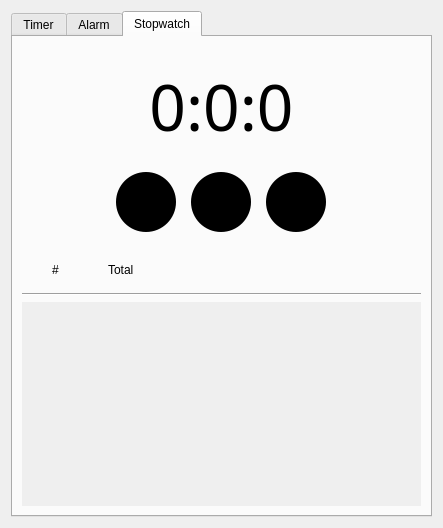
<?xml version="1.0" encoding="UTF-8"?>
<ui version="4.0">
 <class>MainWin</class>
 <widget class="QWidget" name="MainWin">
  <property name="geometry">
   <rect>
    <x>0</x>
    <y>0</y>
    <width>443</width>
    <height>528</height>
   </rect>
  </property>
  <property name="windowTitle">
   <string>Alarms and Clock</string>
  </property>
  <property name="autoFillBackground">
   <bool>false</bool>
  </property>
  <property name="styleSheet">
   <string notr="true"/>
  </property>
  <layout class="QGridLayout" name="gridLayout">
   <item row="0" column="0">
    <widget class="QTabWidget" name="tabWidget">
     <property name="currentIndex">
      <number>2</number>
     </property>
     <widget class="QWidget" name="tab_timer">
      <attribute name="title">
       <string>Timer</string>
      </attribute>
      <layout class="QGridLayout" name="gridLayout_5">
       <item row="1" column="0">
        <widget class="QScrollArea" name="scrollArea_2">
         <property name="styleSheet">
          <string notr="true">border: 0px;</string>
         </property>
         <property name="widgetResizable">
          <bool>true</bool>
         </property>
         <widget class="QWidget" name="scrollAreaWidgetContents_2">
          <property name="geometry">
           <rect>
            <x>0</x>
            <y>0</y>
            <width>401</width>
            <height>423</height>
           </rect>
          </property>
          <layout class="QGridLayout" name="gridLayout_6">
           <item row="0" column="0">
            <layout class="QGridLayout" name="gridLayout_4">
             <property name="topMargin">
              <number>20</number>
             </property>
             <item row="3" column="0">
              <spacer name="verticalSpacer">
               <property name="orientation">
                <enum>Qt::Vertical</enum>
               </property>
               <property name="sizeHint" stdset="0">
                <size>
                 <width>20</width>
                 <height>40</height>
                </size>
               </property>
              </spacer>
             </item>
             <item row="1" column="0">
              <widget class="QLabel" name="lbl_time_timer">
               <property name="font">
                <font>
                 <family>Seven Segment</family>
                 <pointsize>48</pointsize>
                </font>
               </property>
               <property name="text">
                <string>0:0:0</string>
               </property>
               <property name="alignment">
                <set>Qt::AlignCenter</set>
               </property>
              </widget>
             </item>
             <item row="2" column="0">
              <layout class="QHBoxLayout" name="horizontalLayout_4">
               <property name="leftMargin">
                <number>60</number>
               </property>
               <property name="topMargin">
                <number>60</number>
               </property>
               <property name="rightMargin">
                <number>60</number>
               </property>
               <property name="bottomMargin">
                <number>60</number>
               </property>
               <item>
                <widget class="QPushButton" name="timer_btn_del">
                 <property name="minimumSize">
                  <size>
                   <width>60</width>
                   <height>60</height>
                  </size>
                 </property>
                 <property name="maximumSize">
                  <size>
                   <width>60</width>
                   <height>60</height>
                  </size>
                 </property>
                 <property name="cursor">
                  <cursorShape>PointingHandCursor</cursorShape>
                 </property>
                 <property name="styleSheet">
                  <string notr="true">border: 0px; border-radius: 30px; background-color: #000; color: #fff;</string>
                 </property>
                 <property name="text">
                  <string/>
                 </property>
                </widget>
               </item>
               <item>
                <widget class="QPushButton" name="timer_btn_start">
                 <property name="minimumSize">
                  <size>
                   <width>60</width>
                   <height>60</height>
                  </size>
                 </property>
                 <property name="maximumSize">
                  <size>
                   <width>60</width>
                   <height>60</height>
                  </size>
                 </property>
                 <property name="cursor">
                  <cursorShape>PointingHandCursor</cursorShape>
                 </property>
                 <property name="styleSheet">
                  <string notr="true">border: 0px; border-radius: 30px; background-color: #000; color: #fff;</string>
                 </property>
                 <property name="text">
                  <string/>
                 </property>
                </widget>
               </item>
               <item>
                <widget class="QPushButton" name="timer_btn_pause">
                 <property name="minimumSize">
                  <size>
                   <width>60</width>
                   <height>60</height>
                  </size>
                 </property>
                 <property name="maximumSize">
                  <size>
                   <width>60</width>
                   <height>60</height>
                  </size>
                 </property>
                 <property name="cursor">
                  <cursorShape>PointingHandCursor</cursorShape>
                 </property>
                 <property name="styleSheet">
                  <string notr="true">border: 0px; border-radius: 30px; background-color: #000; color: #fff;</string>
                 </property>
                 <property name="text">
                  <string/>
                 </property>
                </widget>
               </item>
              </layout>
             </item>
             <item row="0" column="0">
              <widget class="QLabel" name="lbl_name_timer">
               <property name="font">
                <font>
                 <pointsize>16</pointsize>
                </font>
               </property>
               <property name="layoutDirection">
                <enum>Qt::LeftToRight</enum>
               </property>
               <property name="text">
                <string/>
               </property>
               <property name="alignment">
                <set>Qt::AlignCenter</set>
               </property>
               <property name="margin">
                <number>20</number>
               </property>
              </widget>
             </item>
            </layout>
           </item>
          </layout>
         </widget>
        </widget>
       </item>
       <item row="2" column="0">
        <layout class="QGridLayout" name="gl_bottom">
         <item row="0" column="0">
          <widget class="QLineEdit" name="txt_name_timer">
           <property name="minimumSize">
            <size>
             <width>0</width>
             <height>35</height>
            </size>
           </property>
           <property name="maximumSize">
            <size>
             <width>16777215</width>
             <height>35</height>
            </size>
           </property>
           <property name="styleSheet">
            <string notr="true">border-radius: 3px; border: 1px solid #777;</string>
           </property>
           <property name="placeholderText">
            <string>name</string>
           </property>
          </widget>
         </item>
         <item row="0" column="2">
          <widget class="QPushButton" name="btn_add_timer">
           <property name="minimumSize">
            <size>
             <width>30</width>
             <height>30</height>
            </size>
           </property>
           <property name="maximumSize">
            <size>
             <width>30</width>
             <height>30</height>
            </size>
           </property>
           <property name="cursor">
            <cursorShape>PointingHandCursor</cursorShape>
           </property>
           <property name="styleSheet">
            <string notr="true">border-radius: 15px; background-color: #000; color: #fff;</string>
           </property>
           <property name="text">
            <string/>
           </property>
           <property name="iconSize">
            <size>
             <width>20</width>
             <height>20</height>
            </size>
           </property>
          </widget>
         </item>
         <item row="0" column="1">
          <widget class="QLineEdit" name="txt_value_timer">
           <property name="minimumSize">
            <size>
             <width>0</width>
             <height>35</height>
            </size>
           </property>
           <property name="maximumSize">
            <size>
             <width>16777215</width>
             <height>35</height>
            </size>
           </property>
           <property name="styleSheet">
            <string notr="true">border-radius: 3px; border: 1px solid #777;</string>
           </property>
           <property name="placeholderText">
            <string>0:0:0</string>
           </property>
          </widget>
         </item>
        </layout>
       </item>
      </layout>
     </widget>
     <widget class="QWidget" name="tab_3">
      <attribute name="title">
       <string>Alarm</string>
      </attribute>
      <layout class="QGridLayout" name="gridLayout_2">
       <item row="1" column="1">
        <layout class="QHBoxLayout" name="horizontalLayout_2">
         <property name="leftMargin">
          <number>60</number>
         </property>
         <property name="topMargin">
          <number>60</number>
         </property>
         <property name="rightMargin">
          <number>60</number>
         </property>
         <property name="bottomMargin">
          <number>30</number>
         </property>
         <item>
          <widget class="QSpinBox" name="spinBox_h">
           <property name="minimumSize">
            <size>
             <width>70</width>
             <height>30</height>
            </size>
           </property>
           <property name="maximumSize">
            <size>
             <width>70</width>
             <height>30</height>
            </size>
           </property>
           <property name="font">
            <font>
             <family>Seven Segment</family>
             <pointsize>20</pointsize>
            </font>
           </property>
           <property name="styleSheet">
            <string notr="true">border-radius: 3px; border: 1px solid #777;</string>
           </property>
           <property name="alignment">
            <set>Qt::AlignCenter</set>
           </property>
           <property name="maximum">
            <number>23</number>
           </property>
          </widget>
         </item>
         <item>
          <widget class="QSpinBox" name="spinBox_m">
           <property name="minimumSize">
            <size>
             <width>70</width>
             <height>30</height>
            </size>
           </property>
           <property name="maximumSize">
            <size>
             <width>70</width>
             <height>30</height>
            </size>
           </property>
           <property name="font">
            <font>
             <family>Seven Segment</family>
             <pointsize>20</pointsize>
            </font>
           </property>
           <property name="styleSheet">
            <string notr="true">border-radius: 3px; border: 1px solid #777;</string>
           </property>
           <property name="alignment">
            <set>Qt::AlignCenter</set>
           </property>
           <property name="maximum">
            <number>59</number>
           </property>
          </widget>
         </item>
         <item>
          <widget class="QSpinBox" name="spinBox_s">
           <property name="minimumSize">
            <size>
             <width>70</width>
             <height>30</height>
            </size>
           </property>
           <property name="maximumSize">
            <size>
             <width>70</width>
             <height>30</height>
            </size>
           </property>
           <property name="font">
            <font>
             <family>Seven Segment</family>
             <pointsize>20</pointsize>
            </font>
           </property>
           <property name="styleSheet">
            <string notr="true">border-radius: 3px; border: 1px solid #777;</string>
           </property>
           <property name="alignment">
            <set>Qt::AlignCenter</set>
           </property>
           <property name="maximum">
            <number>59</number>
           </property>
          </widget>
         </item>
        </layout>
       </item>
       <item row="3" column="1">
        <spacer name="verticalSpacer_2">
         <property name="orientation">
          <enum>Qt::Vertical</enum>
         </property>
         <property name="sizeHint" stdset="0">
          <size>
           <width>20</width>
           <height>40</height>
          </size>
         </property>
        </spacer>
       </item>
       <item row="2" column="1">
        <layout class="QHBoxLayout" name="horizontalLayout_3">
         <item>
          <widget class="QPushButton" name="btn_alarm_set">
           <property name="minimumSize">
            <size>
             <width>60</width>
             <height>60</height>
            </size>
           </property>
           <property name="maximumSize">
            <size>
             <width>60</width>
             <height>60</height>
            </size>
           </property>
           <property name="font">
            <font>
             <pointsize>10</pointsize>
            </font>
           </property>
           <property name="cursor">
            <cursorShape>PointingHandCursor</cursorShape>
           </property>
           <property name="styleSheet">
            <string notr="true">border: 0px; border-radius: 30px; background-color: #000; color: #fff;</string>
           </property>
           <property name="text">
            <string>on</string>
           </property>
          </widget>
         </item>
        </layout>
       </item>
      </layout>
     </widget>
     <widget class="QWidget" name="tab_2">
      <attribute name="title">
       <string>Stopwatch</string>
      </attribute>
      <layout class="QVBoxLayout" name="verticalLayout">
       <item>
        <widget class="QLabel" name="lbl_stopwatch">
         <property name="minimumSize">
          <size>
           <width>0</width>
           <height>120</height>
          </size>
         </property>
         <property name="font">
          <font>
           <family>Seven Segment</family>
           <pointsize>48</pointsize>
          </font>
         </property>
         <property name="text">
          <string>0:0:0</string>
         </property>
         <property name="alignment">
          <set>Qt::AlignCenter</set>
         </property>
        </widget>
       </item>
       <item>
        <layout class="QHBoxLayout" name="horizontalLayout_btns">
         <property name="spacing">
          <number>6</number>
         </property>
         <property name="sizeConstraint">
          <enum>QLayout::SetDefaultConstraint</enum>
         </property>
         <property name="leftMargin">
          <number>85</number>
         </property>
         <property name="rightMargin">
          <number>85</number>
         </property>
         <item>
          <widget class="QPushButton" name="btn_stopwatch_start">
           <property name="minimumSize">
            <size>
             <width>60</width>
             <height>60</height>
            </size>
           </property>
           <property name="maximumSize">
            <size>
             <width>60</width>
             <height>60</height>
            </size>
           </property>
           <property name="cursor">
            <cursorShape>PointingHandCursor</cursorShape>
           </property>
           <property name="styleSheet">
            <string notr="true">border: 0px; border-radius: 30px; background-color: #000; color: #fff;</string>
           </property>
           <property name="text">
            <string/>
           </property>
          </widget>
         </item>
         <item>
          <widget class="QPushButton" name="btn_stopwatch_save">
           <property name="minimumSize">
            <size>
             <width>60</width>
             <height>60</height>
            </size>
           </property>
           <property name="maximumSize">
            <size>
             <width>60</width>
             <height>60</height>
            </size>
           </property>
           <property name="cursor">
            <cursorShape>PointingHandCursor</cursorShape>
           </property>
           <property name="styleSheet">
            <string notr="true">border: 0px; border-radius: 30px; background-color: #000; color: #fff;</string>
           </property>
           <property name="text">
            <string/>
           </property>
          </widget>
         </item>
         <item>
          <widget class="QPushButton" name="btn_stopwatch_stop">
           <property name="minimumSize">
            <size>
             <width>60</width>
             <height>60</height>
            </size>
           </property>
           <property name="maximumSize">
            <size>
             <width>60</width>
             <height>60</height>
            </size>
           </property>
           <property name="cursor">
            <cursorShape>PointingHandCursor</cursorShape>
           </property>
           <property name="styleSheet">
            <string notr="true">border: 0px; border-radius: 30px; background-color: #000; color: #fff;</string>
           </property>
           <property name="text">
            <string/>
           </property>
          </widget>
         </item>
        </layout>
       </item>
       <item>
        <layout class="QHBoxLayout" name="horizontalLayout">
         <property name="leftMargin">
          <number>30</number>
         </property>
         <property name="topMargin">
          <number>25</number>
         </property>
         <property name="rightMargin">
          <number>40</number>
         </property>
         <property name="bottomMargin">
          <number>10</number>
         </property>
         <item>
          <widget class="QLabel" name="label_3">
           <property name="minimumSize">
            <size>
             <width>50</width>
             <height>0</height>
            </size>
           </property>
           <property name="maximumSize">
            <size>
             <width>50</width>
             <height>16777215</height>
            </size>
           </property>
           <property name="text">
            <string>#</string>
           </property>
          </widget>
         </item>
         <item>
          <widget class="QLabel" name="label_2">
           <property name="text">
            <string>Total</string>
           </property>
          </widget>
         </item>
        </layout>
       </item>
       <item>
        <widget class="Line" name="line">
         <property name="orientation">
          <enum>Qt::Horizontal</enum>
         </property>
        </widget>
       </item>
       <item>
        <widget class="QScrollArea" name="scrollArea">
         <property name="styleSheet">
          <string notr="true">border: 0px;</string>
         </property>
         <property name="widgetResizable">
          <bool>true</bool>
         </property>
         <widget class="QWidget" name="scrollAreaWidgetContents">
          <property name="geometry">
           <rect>
            <x>0</x>
            <y>0</y>
            <width>401</width>
            <height>209</height>
           </rect>
          </property>
          <layout class="QGridLayout" name="gridLayout_3">
           <item row="0" column="0">
            <layout class="QGridLayout" name="gl_saved_times"/>
           </item>
          </layout>
         </widget>
        </widget>
       </item>
      </layout>
     </widget>
    </widget>
   </item>
  </layout>
 </widget>
 <resources/>
 <connections/>
</ui>
